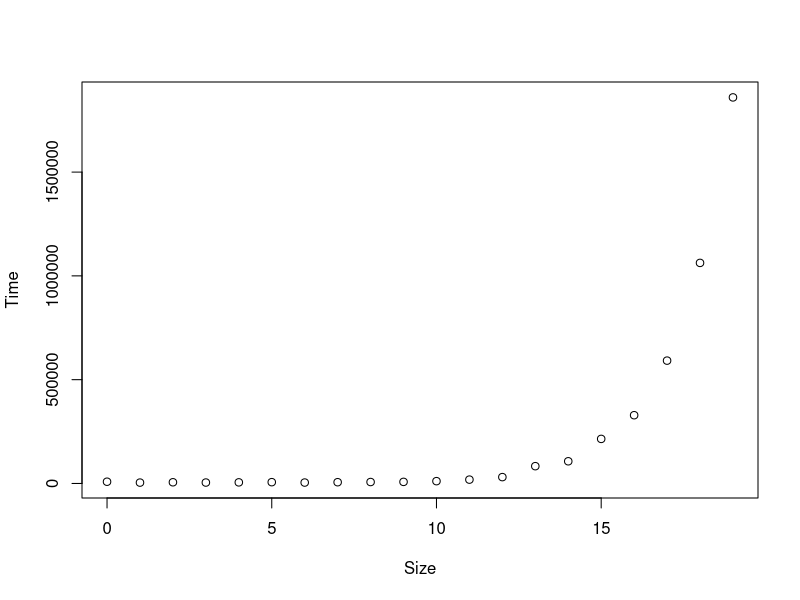
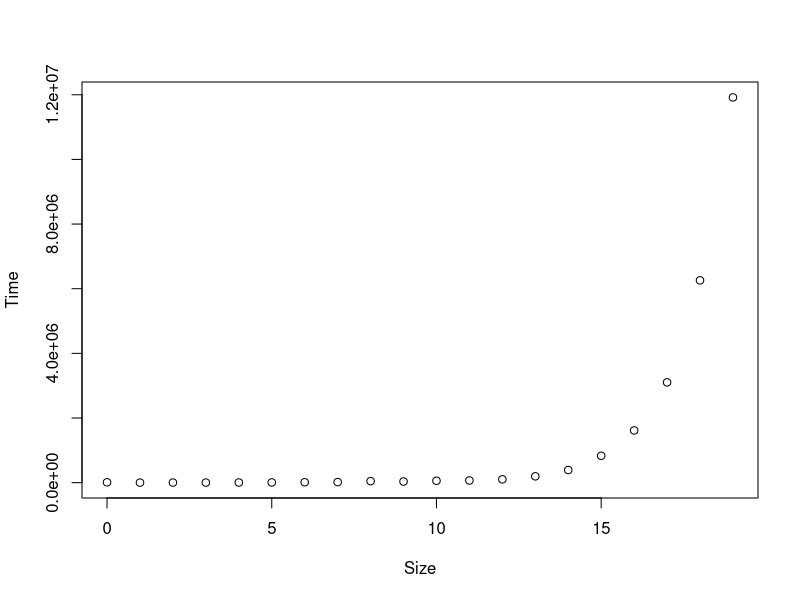
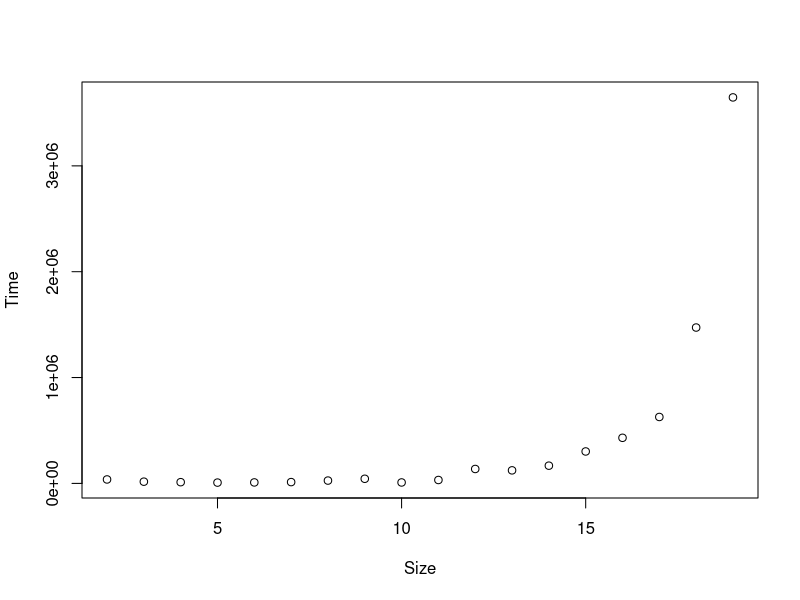

Here is the R script that generated these plots, in order:
setwd("~/Mrow")
data3=read.csv("zadanie4.txt",sep='\t')
plot(data3)
data4=read.csv("zadanie3.txt",sep='\t')
plot(data4)
data5=read.csv("Zadanie5Kornelia.txt",sep='\t')
plot(data5)
